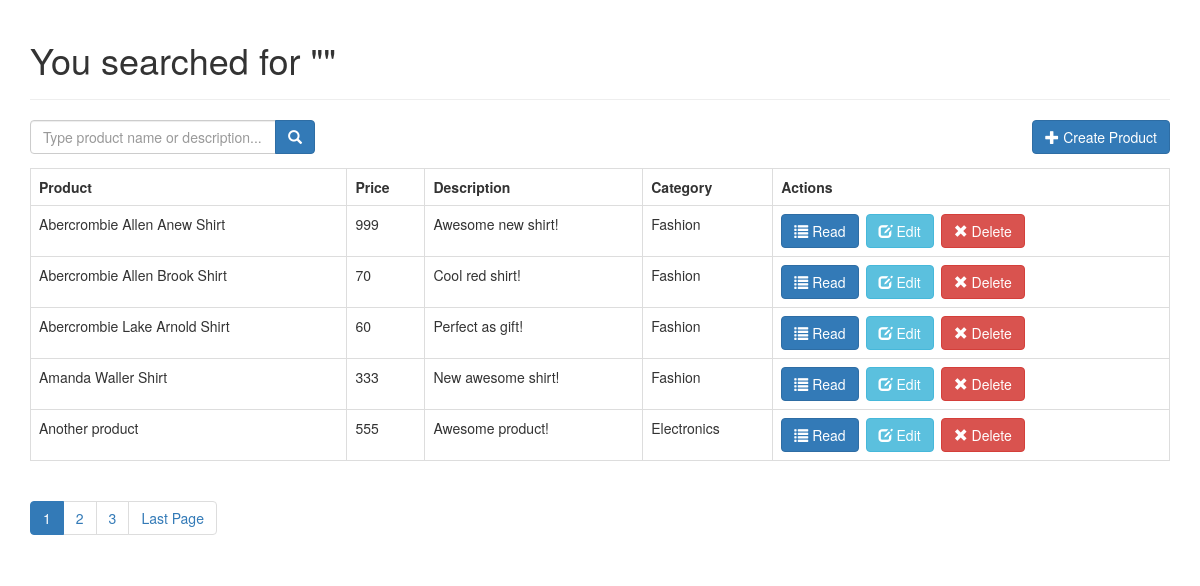
Screenshot of /search.php with the database file from the repository.
### tables this page shows
CREATE TABLE `products` (
  `id` int(11) NOT NULL,
  `name` varchar(32) NOT NULL,
  `description` text NOT NULL,
  `price` int(11) NOT NULL,
  `category_id` int(11) NOT NULL,

  `created` datetime NOT NULL,
  `modified` timestamp NOT NULL DEFAULT current_timestamp()
);

CREATE TABLE `categories` (
  `id` int(11) NOT NULL,
  `name` varchar(256) NOT NULL,
  `created` datetime NOT NULL,
  `modified` timestamp NOT NULL DEFAULT current_timestamp()
);

### search.php (called while the page is built, shortened)
<?php
include_once 'config/core.php';
include_once 'objects/product.php';
include_once 'objects/category.php';
$database = new Database();
$db = $database->getConnection();
$product = new Product($db);
$category = new Category($db);
$search_term=isset($_GET['s']) ? $_GET['s'] : '';
$page_title = "You searched for \"{$search_term}\"";
include_once "php-oop-crud-level-1\layout_header.php";
$stmt = $product->search($search_term, $from_record_num, $records_per_page);
$page_url="search.php?s={$search_term}&";
$total_rows=$product->countAll_BySearch($search_term);
include_once "read_template.php";
include_once "php-oop-crud-level-1\layout_footer.php";
?>

### objects/product.php (called while the page is built, shortened)
<?php
class Product{
    private $conn;
    private $table_name = "products";
    public function __construct($db){
        $this->conn = $db;
    }
        public function search($search_term, $from_record_num, $records_per_page){
        $query = "SELECT
                c.name as category_name, p.id, p.name, p.description, p.price, p.category_id, p.created
            FROM
                " . $this->table_name . " p
                LEFT JOIN
                    categories c
                        ON p.category_id = c.id
            WHERE
                p.name LIKE ? OR p.description LIKE ?
            ORDER BY
                p.name ASC
            LIMIT
                ?, ?";
        $stmt = $this->conn->prepare( $query );
        $search_term = "%{$search_term}%";
        $stmt->bindParam(1, $search_term);
        $stmt->bindParam(2, $search_term);
        $stmt->bindParam(3, $from_record_num, PDO::PARAM_INT);
        $stmt->bindParam(4, $records_per_page, PDO::PARAM_INT);
        $stmt->execute();
        return $stmt;
    }
        public function countAll_BySearch($search_term){
        $query = "SELECT
                COUNT(*) as total_rows
            FROM
                " . $this->table_name . " p
            WHERE
                p.name LIKE ? OR p.description LIKE ?";
        $stmt = $this->conn->prepare( $query );
        $search_term = "%{$search_term}%";
        $stmt->bindParam(1, $search_term);
        $stmt->bindParam(2, $search_term);
        $stmt->execute();
        $row = $stmt->fetch(PDO::FETCH_ASSOC);
        return $row['total_rows'];
    }
}
?>

### config/core.php (called while the page is built)
<?php
$page = isset($_GET['page']) ? $_GET['page'] : 1;
$records_per_page = 5;
$from_record_num = ($records_per_page * $page) - $records_per_page;
?>

### objects/category.php (called while the page is built, shortened)
<?php
class Category{
    private $conn;
    private $table_name = "categories";
    public $id;
    public function __construct($db){
        $this->conn = $db;
    }
    function readName(){
        $query = "SELECT name FROM " . $this->table_name . " WHERE id = ? limit 0,1";
        $stmt = $this->conn->prepare( $query );
        $stmt->bindParam(1, $this->id);
        $stmt->execute();
        $row = $stmt->fetch(PDO::FETCH_ASSOC);
        $this->name = $row['name'];
    }
}
?>

### read_template.php (the view)
<?php
echo "<form role='search' action='search.php'>";
    echo "<div class='input-group col-md-3 pull-left margin-right-1em'>";
        $search_value=isset($search_term) ? "value='{$search_term}'" : "";
        echo "<input type='text' class='form-control' placeholder='Type product name or description...' name='s' id='srch-term' required {$search_value} />";
        echo "<div class='input-group-btn'>";
            echo "<button class='btn btn-primary' type='submit'><i class='glyphicon glyphicon-search'></i></button>";
        echo "</div>";
    echo "</div>";
echo "</form>";
echo "<div class='right-button-margin'>";
    echo "<a href='create_product.php' class='btn btn-primary pull-right'>";
        echo "<span class='glyphicon glyphicon-plus'></span> Create Product";
    echo "</a>";
echo "</div>";
if($total_rows>0){
    echo "<table class='table table-hover table-responsive table-bordered'>";
        echo "<tr>";
            echo "<th>Product</th>";
            echo "<th>Price</th>";
            echo "<th>Description</th>";
            echo "<th>Category</th>";
            echo "<th>Actions</th>";
        echo "</tr>";
        while ($row = $stmt->fetch(PDO::FETCH_ASSOC)){
            extract($row);
            echo "<tr>";
                echo "<td>{$name}</td>";
                echo "<td>{$price}</td>";
                echo "<td>{$description}</td>";
                echo "<td>";
                    $category->id = $category_id;
                    $category->readName();
                    echo $category->name;
                echo "</td>";
                echo "<td>";
                    echo "<a href='read_one.php?id={$id}' class='btn btn-primary left-margin'>";
                        echo "<span class='glyphicon glyphicon-list'></span> Read";
                    echo "</a>";
                    echo "<a href='update_product.php?id={$id}' class='btn btn-info left-margin'>";
                        echo "<span class='glyphicon glyphicon-edit'></span> Edit";
                    echo "</a>";
                    echo "<a delete-id='{$id}' class='btn btn-danger delete-object'>";
                        echo "<span class='glyphicon glyphicon-remove'></span> Delete";
                    echo "</a>";
                echo "</td>";
            echo "</tr>";
        }
    echo "</table>";
    include_once 'paging.php';
}
else{
    echo "<div class='alert alert-danger'>No products found.</div>";
}
?>

### php-oop-crud-level-1/layout_header.php (shortened to what this page needs)
<!DOCTYPE html>
<html lang="en">
<head>
    <link rel="stylesheet" href="https://maxcdn.bootstrapcdn.com/bootstrap/3.3.7/css/bootstrap.min.css" />
    <link rel="stylesheet" href="libs/css/custom.css" />
</head>
<body>
    <div class="container">
        <?php
        echo "<div class='page-header'>
                <h1>{$page_title}</h1>
            </div>";
        ?>

### paging.php (shortened to what this page needs)
<?php
echo "<ul class=\"pagination\">";
$total_pages = ceil($total_rows / $records_per_page);
$range = 2;
$initial_num = $page - $range;
$condition_limit_num = ($page + $range)  + 1;
for ($x=$initial_num; $x<$condition_limit_num; $x++) {
    if (($x > 0) && ($x <= $total_pages)) {
        if ($x == $page) {
            echo "<li class='active'><a href=\"#\">$x <span class=\"sr-only\">(current)</span></a></li>";
        }
        else {
            echo "<li><a href='{$page_url}page=$x'>$x</a></li>";
        }
    }
}
if($page<$total_pages){
    echo "<li><a href='" .$page_url . "page={$total_pages}' title='Last page is {$total_pages}.'>";
        echo "Last Page";
    echo "</a></li>";
}
echo "</ul>";
?>

### php-oop-crud-level-1/layout_footer.php (shortened to what this page needs)
</div>
</body>
</html>

### libs/css/custom.css (style rules this page uses)
.left-margin { margin:0 .5em 0 0; }
.right-button-margin { margin: 0 0 1em 0; overflow: hidden; }

### rows the page displays
products: name "Abercrombie Allen Anew Shirt", price "999", description "Awesome new shirt!", category.name "Fashion"
products: name "Abercrombie Allen Brook Shirt", price "70", description "Cool red shirt!", category.name "Fashion"
products: name "Abercrombie Lake Arnold Shirt", price "60", description "Perfect as gift!", category.name "Fashion"
products: name "Amanda Waller Shirt", price "333", description "New awesome shirt!", category.name "Fashion"
products: name "Another product", price "555", description "Awesome product!", category.name "Electronics"

### other values shown
$page_title "You searched for \"\""
